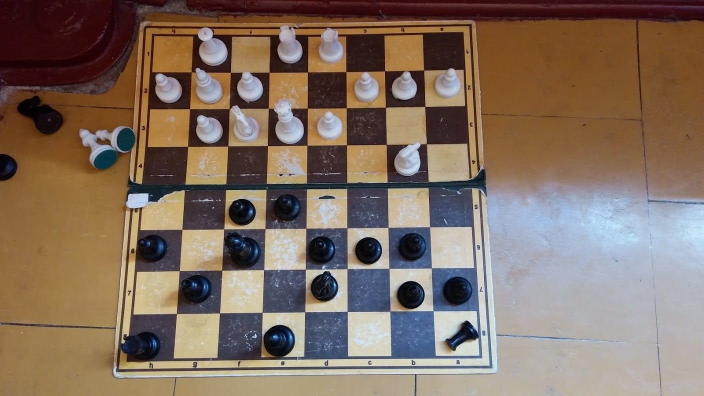
#> input picture corner_detection/test/in/11.jpg, 1408 x 792 px (shown at 1/2 size)
$ python -i laps.py   (imports and definitions only)
#> lines starting #> are read from the running program, lines starting #| are printed output that depends on the picture; after the words box and inside, x2 and y2 are one past the last pixel; in counts of white or black regions, pixels touching at a corner belong together
#> further down, picture is the input picture: shape (792, 1408, 3); mean B, G, R 97.2, 111.1, 129.7
import corner_detection.utils as utils, corner_detection.debug as debug, corner_detection.deps as deps

import collections
import cv2, numpy as np
import scipy, scipy.cluster
from corner_detection.config import *

from keras.models import model_from_json
__laps_model = 'corner_detection/data/models/laps.model.json'
__laps_weights = 'corner_detection/data/models/laps.weights.h5'
# [2 lines not run here, left out]

#from keras.utils import plot_model, print_summary
#plot_model(NC_LAPS_MODEL, show_shapes=True, to_file='model.png')
#print_summary(NC_LAPS_MODEL)

################################################################################

# [17 lines left out: functions laps_intersections, laps_cluster, not called in this run]

def laps_detector(img):
	"""determine if that shape is positive"""
	global NC_LAYER

	hashid = str(hash(img.tostring()))
#> hashid = '-2742128593737414070'

	img = cv2.cvtColor(img, cv2.COLOR_BGR2GRAY)
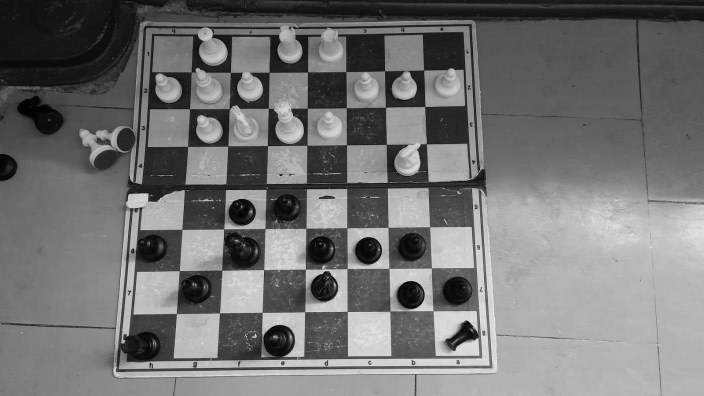
#> img: shape (792, 1408) (shown at 1/2 size); min 0, max 254, mean 115.1
	img = cv2.threshold(img, 0, 255, cv2.THRESH_OTSU)[1]
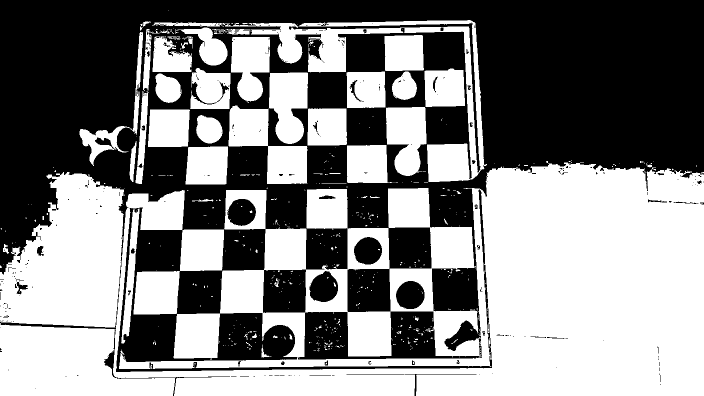
#> img: shape (792, 1408) (shown at 1/2 size); 51.7% white; 305 black regions (254 under 20 px), largest, box (x1, y1, x2, y2) and area: (0, 0, 1408, 792) 524314, (619, 542, 676, 604) 2592, (792, 562, 849, 618) 2519
	img = cv2.Canny(img, 0, 255)
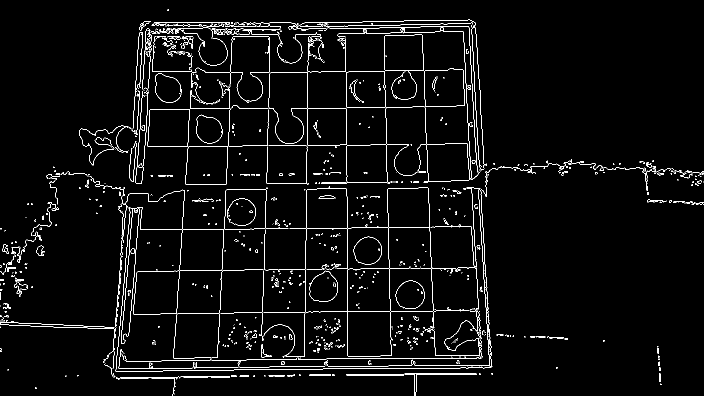
#> img: shape (792, 1408) (shown at 1/2 size); 3.1% white in thin lines or dots
	img = cv2.resize(img, (21, 21), interpolation=cv2.INTER_CUBIC)
#> img: shape (21, 21)

	imgd = img

	X = [np.where(img>int(255/2), 1, 0).ravel()]
	X = X[0].reshape([-1, 21, 21, 1])

	img = cv2.dilate(img, None)
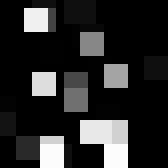
#> img: shape (21, 21) (shown 8 times larger); min 0, max 252, mean 42.3
	mask = cv2.copyMakeBorder(img, top=1, bottom=1, left=1, right=1,
		borderType=cv2.BORDER_CONSTANT, value=[255,255,255])
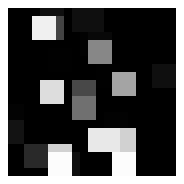
#> mask: shape (23, 23) (shown 8 times larger); min 0, max 255, mean 77.7
	mask = cv2.bitwise_not(mask); i = 0
#> after `mask = cv2.bitwise_not(mask)`:
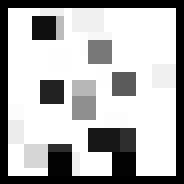
#> mask: shape (23, 23) (shown 8 times larger); min 0, max 255, mean 177.3
	contours, _2 = cv2.findContours(mask,cv2.RETR_EXTERNAL,
				                             cv2.CHAIN_APPROX_NONE)
#> contours = 1 contour; box (x1, y1, x2, y2) and area: (1, 1, 22, 22) 400

	_c = np.zeros((23,23,3), np.uint8)

	# geometric detector
	for cnt in contours:
		(x,y),radius = cv2.minEnclosingCircle(cnt); x,y=int(x),int(y)
		approx = cv2.approxPolyDP(cnt,0.1*cv2.arcLength(cnt,True),True)
		if len(approx) == 4 and radius < 14:
			cv2.drawContours(_c, [cnt], 0, (0,255,0), 1)
			i += 1
		else:
			cv2.drawContours(_c, [cnt], 0, (0,0,255), 1)
#> this loop made 1 pass
#> (x, y, radius, approx) on pass 1: (11, 11, 14.14, [[1, 1], [1, 21], [21, 21], [21, 1]])
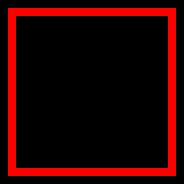
#> _c: shape (23, 23, 3) (shown 8 times larger); mean of channels 0, 1, 2 0, 0, 38.6; drawn as B, G, R
#> after the loop, i = 0

	if i == 4: return (True, 1)

#> (the run stopped early here; a loop or call above may not have finished)
